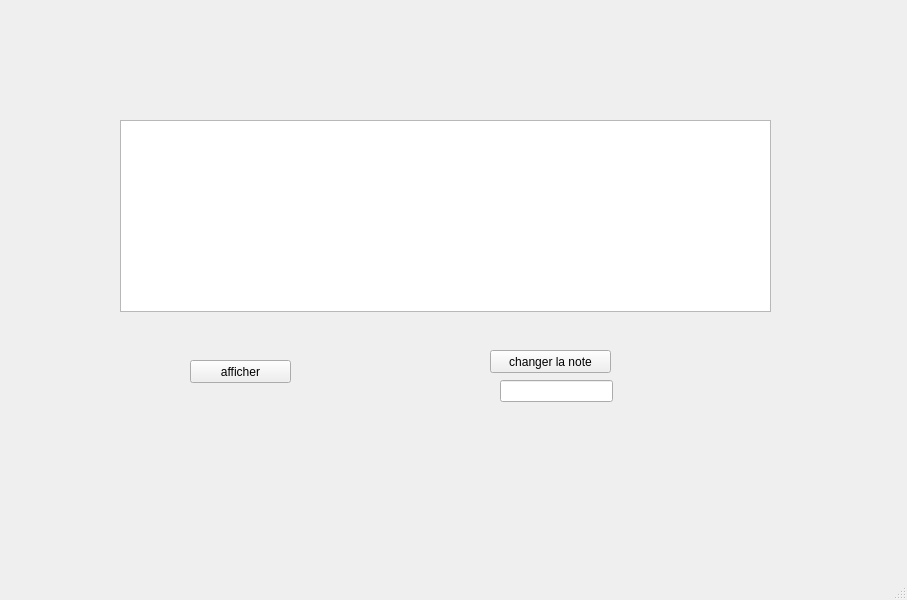
<?xml version="1.0" encoding="UTF-8"?>
<ui version="4.0">
 <class>MainWindow</class>
 <widget class="QMainWindow" name="MainWindow">
  <property name="geometry">
   <rect>
    <x>0</x>
    <y>0</y>
    <width>907</width>
    <height>600</height>
   </rect>
  </property>
  <property name="windowTitle">
   <string>MainWindow</string>
  </property>
  <widget class="QWidget" name="centralwidget">
   <widget class="QTableView" name="tableView">
    <property name="geometry">
     <rect>
      <x>120</x>
      <y>120</y>
      <width>651</width>
      <height>192</height>
     </rect>
    </property>
   </widget>
   <widget class="QPushButton" name="pushButton">
    <property name="geometry">
     <rect>
      <x>190</x>
      <y>360</y>
      <width>101</width>
      <height>23</height>
     </rect>
    </property>
    <property name="text">
     <string>afficher</string>
    </property>
   </widget>
   <widget class="QPushButton" name="pushButton_2">
    <property name="geometry">
     <rect>
      <x>490</x>
      <y>350</y>
      <width>121</width>
      <height>23</height>
     </rect>
    </property>
    <property name="text">
     <string>changer la note</string>
    </property>
   </widget>
   <widget class="QLineEdit" name="lineEdit">
    <property name="geometry">
     <rect>
      <x>500</x>
      <y>380</y>
      <width>113</width>
      <height>22</height>
     </rect>
    </property>
   </widget>
  </widget>
  <widget class="QMenuBar" name="menubar">
   <property name="geometry">
    <rect>
     <x>0</x>
     <y>0</y>
     <width>907</width>
     <height>20</height>
    </rect>
   </property>
  </widget>
  <widget class="QStatusBar" name="statusbar"/>
 </widget>
 <resources/>
 <connections/>
</ui>
